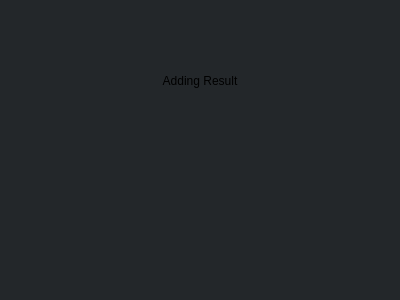
<?xml version="1.0" encoding="UTF-8"?>
<ui version="4.0">
 <class>ScoreAddResult</class>
 <widget class="QWidget" name="ScoreAddResult">
  <property name="geometry">
   <rect>
    <x>0</x>
    <y>0</y>
    <width>400</width>
    <height>300</height>
   </rect>
  </property>
  <property name="windowTitle">
   <string>Form</string>
  </property>
  <property name="styleSheet">
   <string notr="true">background-color: rgb(35,39,42);</string>
  </property>
  <layout class="QVBoxLayout" name="verticalLayout" stretch="1,1">
   <item>
    <widget class="QLabel" name="label">
     <property name="text">
      <string>Adding Result</string>
     </property>
     <property name="alignment">
      <set>Qt::AlignCenter</set>
     </property>
    </widget>
   </item>
   <item>
    <layout class="QHBoxLayout" name="horizontalLayout"/>
   </item>
  </layout>
 </widget>
 <resources/>
 <connections/>
</ui>
